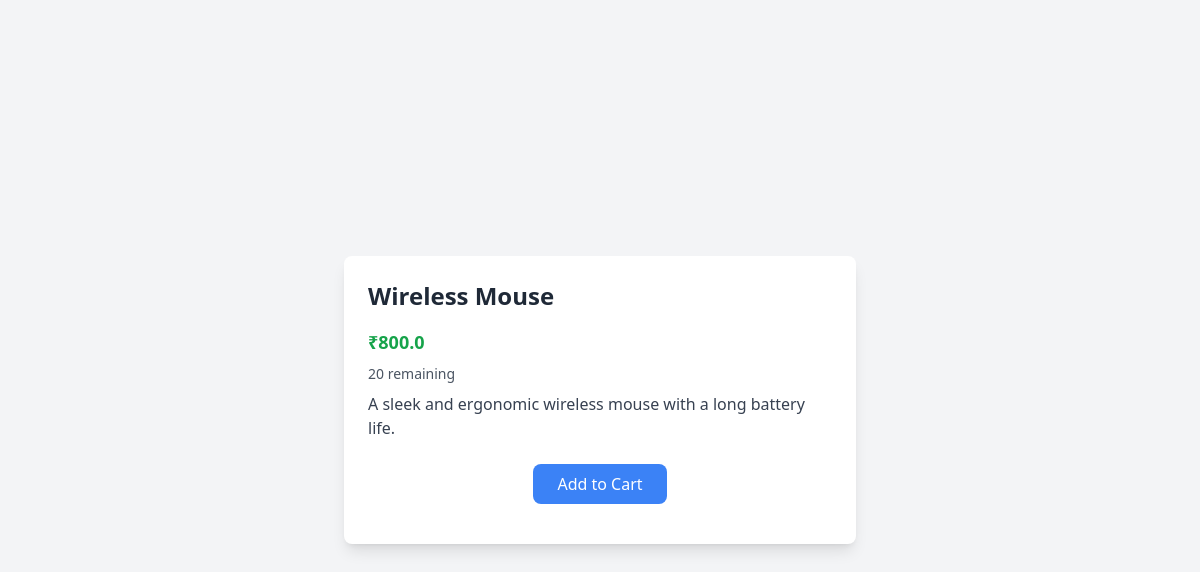
The app's page /product/2 with its own data.
### tables this page shows
CREATE TABLE products (
            id INTEGER PRIMARY KEY AUTOINCREMENT,
            name TEXT NOT NULL,
            description TEXT NOT NULL,
            cost REAL NOT NULL,
            qty INTEGER DEFAULT 0
        );

### main.py (the view)
@app.route('/product/<product_id>')
def product(product_id):
    product = products.get_product(product_id)
    return flask.render_template('product_view.jinja', product=product,srn=SRN)

### products/__init__.py (called while the page is built)
def get_product(product_id: int) -> Product:
    return Product.load(dao.get_product(product_id))

    def load(data):
        return Product(data['id'], data['name'], data['description'], data['cost'], data['qty'])

### products/dao.py (called while the page is built)
def connect(path):
    exists = os.path.exists(path)
    __conn = sqlite3.connect(path)
    if not exists:
        create_tables(__conn)
    __conn.row_factory = sqlite3.Row
    return __conn

def get_product(product_id: int):
    conn = connect('products.db')
    cursor = conn.cursor()
    cursor.execute('SELECT * FROM products WHERE id = ?', (product_id,))
    product = cursor.fetchone()
    return product

### templates/product_view.jinja (shortened to what this page needs)
<html>
<head>
    <script src="https://cdn.tailwindcss.com"></script>
</head>
<body class="bg-gray-100 min-h-screen flex items-center justify-center">
    <div class="container max-w-lg mx-auto p-6 bg-white rounded-lg shadow-lg">
        <h1 class="text-2xl font-bold text-gray-800 mb-4">{{ product.name }}</h1>
        <p class="text-lg text-green-600 font-semibold mb-2">₹{{ product.cost }}</p>
        <p class="text-sm text-gray-600 mb-2">{{ product.qty }} remaining</p>
        <p class="text-gray-700 mb-6">{{ product.description }}</p>
        <form action="/cart/{{ product.id }}" method="POST" class="text-center">
            <button
                type="submit"
                class="bg-blue-500 text-white px-6 py-2 rounded-lg hover:bg-blue-600 focus:outline-none focus:ring-2 focus:ring-blue-400"
            >
                Add to Cart
            </button>
        </form>
    </div>
</body>
</html>

### records on screen
products: name "Wireless Mouse", cost "800.0", qty "20", description "A sleek and ergonomic wireless mouse with a long battery life."
